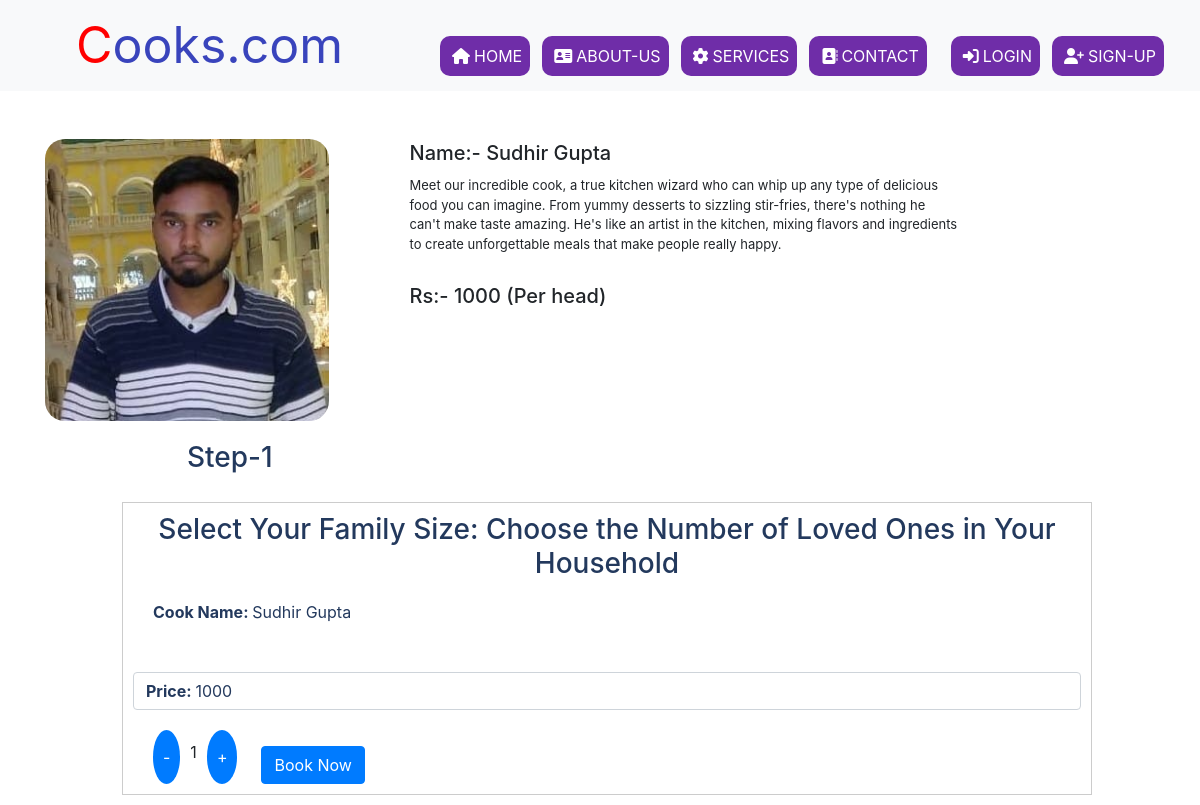
/paymentapp/quickview/2, run on an earlier commit of the app's database.
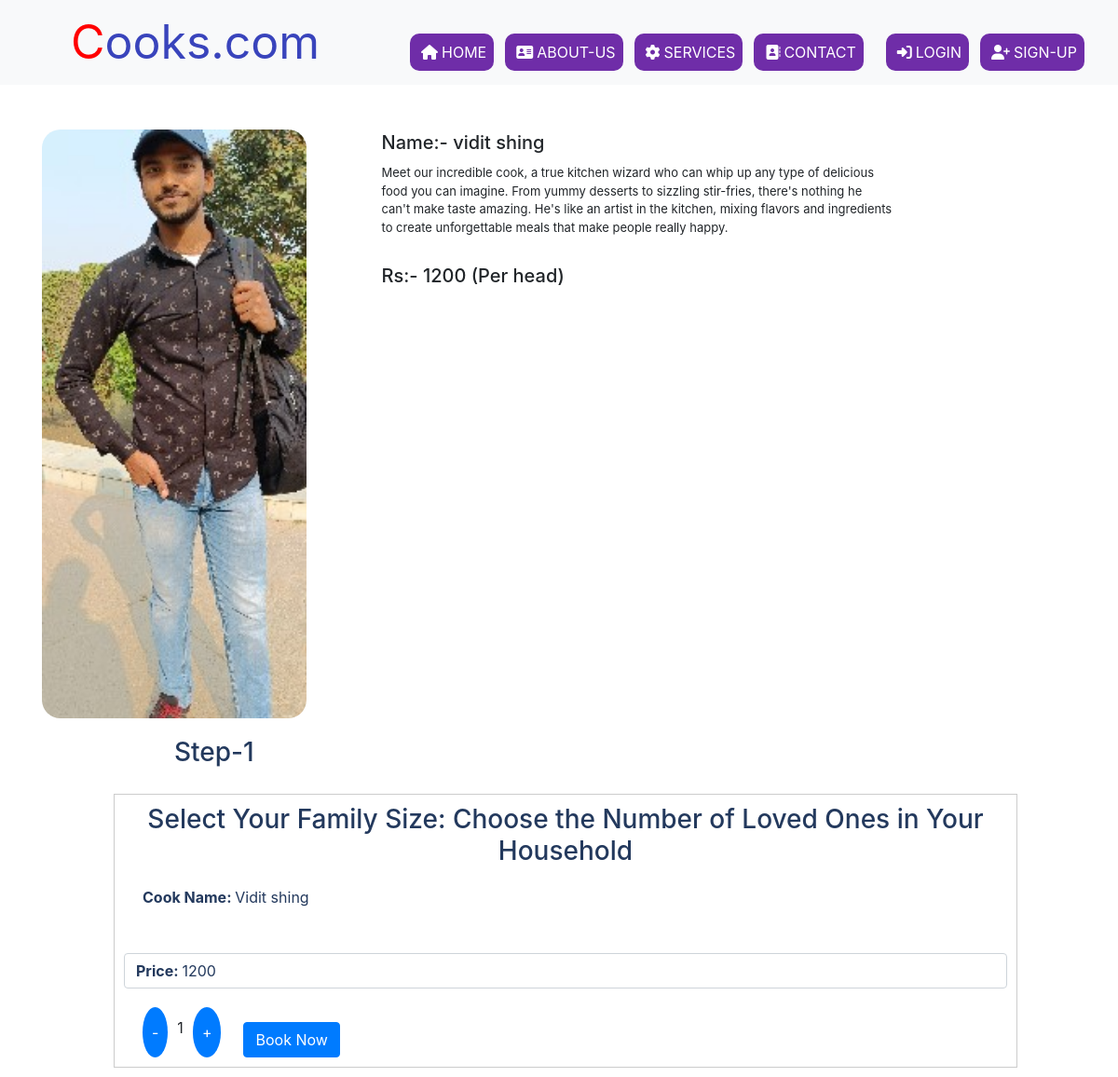
And on a later commit of the database.
### Servicesapp/models.py (models this page shows, shortened)
class Services(models.Model):
    labour_id = models.AutoField(primary_key=True)
    Name=models.CharField(max_length=50)
    AboutCook=models.CharField(max_length=500)
    Price=models.IntegerField(default=0)
    Catagry=models.CharField(max_length=50,default='')
    CooksRegistationDate=models.DateTimeField()
    ContactNumber=models.CharField(max_length=15,default='')
    Image=models.ImageField(upload_to='shop/images')

### paymentapp/views.py (the view)
# urls.py: path('quickview/<int:labour_id>',views.quickview,name='quickview'),
def quickview(request,labour_id):
    service = get_object_or_404(Services, labour_id=labour_id)
    data={'services': service}
    return render(request, 'quickview.html', data)

### paymentapp/templates/quickview.html (shortened to what this page needs)
{% include 'header.html' %}
<!doctype html>
<html lang="en">
  <head>
    <link rel="stylesheet" href="https://cdn.jsdelivr.net/npm/bootstrap@4.0.0/dist/css/bootstrap.min.css">
  </head>
  <body>
    <div class="container">
     <div class="row">
        <div class="col-md-4">
          <img class="card-img-top mt-5" src="/media/{{services.Image}}" alt="Card image cap" style="border-radius: 20px;">
        </div>
           <div class="col-md-8" >
            <h5 style="margin-top: 50px; margin-left: 50px;">Name:-  {{services.Name}}</h5>
            <p style="margin-left: 50px; "> {{services.AboutCook}}</p>
            <h5 style="margin-top: 30px; margin-left: 50px;">Rs:-  {{services.Price}} (Per head)</h5>
           </div>
        </div>
     </div>
     <div class="row">
      <h3 style="margin-left: 190px; margin-top: 20px; color: #23395d;">Step-1</h3>
      <div class=" col-12" style="margin-left: 7rem; ">
       <div class="cart-item" style="margin-top: 20px;">
       <h3 style="text-align: center; margin-bottom: 20px; color: #23395d;">Select Your Family Size: Choose the Number of Loved Ones in Your Household </h3>
         <span class="product-name " style="color: #23395d; margin-left: 20px;"><b>Cook Name: </b>{{services.Name | capfirst}} </span>
         <span class="product-price mt-5 form-control" id="product-price" data-initial-price="{{ services.Price }}" style=" color: #23395d;"><b>Price: </b>{{ services.Price }}</span>
         <div class="quantity-controls" style="margin-left: 20px;">
             <div style="display: flex ;margin-top: 20px;">
                 <button class="decrement-button">-</button>
                 <span class="product-quantity" style="margin-top: 10px;">1</span>
                 <button class="increment-button">+</button>
                 <a href="{% url 'aboutyou' %}" class="btn btn-primary mt-3 ml-4">Book Now</a>
             </div>
         </div>
        </div>
      </div>
     </div>
  </body>
</html>

What changed in the data, as far as the page shows it:
changed Services: Image: a different picture; Name "Sudhir Gupta" → "vidit shing"; Price "1000" → "1200"; Name "Sudhir Gupta" → "Vidit shing"
